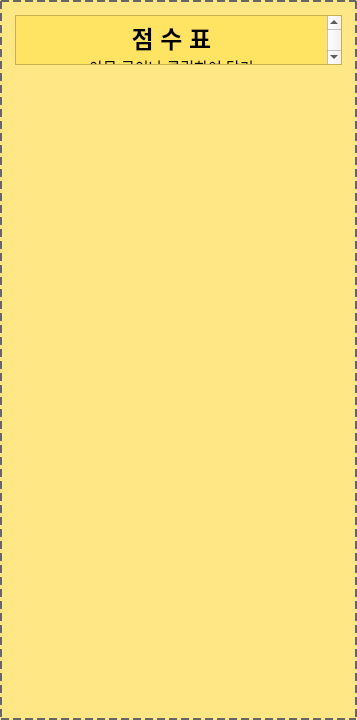
<?xml version="1.0" encoding="UTF-8"?>
<ui version="4.0">
 <class>Dialog_scoreboard</class>
 <widget class="QDialog" name="Dialog_scoreboard">
  <property name="geometry">
   <rect>
    <x>0</x>
    <y>0</y>
    <width>357</width>
    <height>720</height>
   </rect>
  </property>
  <property name="windowTitle">
   <string>Dialog</string>
  </property>
  <property name="styleSheet">
   <string notr="true">#Dialog_scoreboard{background-color: rgb(255, 231, 134);
border: 2px dashed rgb(102, 102, 102);}</string>
  </property>
  <layout class="QHBoxLayout" name="horizontalLayout">
   <property name="spacing">
    <number>0</number>
   </property>
   <property name="leftMargin">
    <number>5</number>
   </property>
   <property name="topMargin">
    <number>5</number>
   </property>
   <property name="rightMargin">
    <number>5</number>
   </property>
   <property name="bottomMargin">
    <number>5</number>
   </property>
   <item>
    <layout class="QVBoxLayout" name="verticalLayout">
     <property name="spacing">
      <number>0</number>
     </property>
     <property name="leftMargin">
      <number>10</number>
     </property>
     <property name="topMargin">
      <number>10</number>
     </property>
     <property name="rightMargin">
      <number>10</number>
     </property>
     <property name="bottomMargin">
      <number>10</number>
     </property>
     <item>
      <widget class="QTextBrowser" name="textBrowser">
       <property name="maximumSize">
        <size>
         <width>16777215</width>
         <height>50</height>
        </size>
       </property>
       <property name="styleSheet">
        <string notr="true">background-color: rgb(255, 228, 99);</string>
       </property>
       <property name="html">
        <string>&lt;!DOCTYPE HTML PUBLIC &quot;-//W3C//DTD HTML 4.0//EN&quot; &quot;http://www.w3.org/TR/REC-html40/strict.dtd&quot;&gt;
&lt;html&gt;&lt;head&gt;&lt;meta name=&quot;qrichtext&quot; content=&quot;1&quot; /&gt;&lt;style type=&quot;text/css&quot;&gt;
p, li { white-space: pre-wrap; }
&lt;/style&gt;&lt;/head&gt;&lt;body style=&quot; font-family:'.AppleSystemUIFont'; font-size:13pt; font-weight:400; font-style:normal;&quot;&gt;
&lt;p align=&quot;center&quot; style=&quot; margin-top:0px; margin-bottom:0px; margin-left:0px; margin-right:0px; -qt-block-indent:0; text-indent:0px;&quot;&gt;&lt;span style=&quot; font-size:18pt; font-weight:600;&quot;&gt;점 수 표&lt;/span&gt;&lt;/p&gt;
&lt;p align=&quot;center&quot; style=&quot; margin-top:0px; margin-bottom:0px; margin-left:0px; margin-right:0px; -qt-block-indent:0; text-indent:0px;&quot;&gt;&lt;span style=&quot; font-size:11pt;&quot;&gt;아무 곳이나 클릭하여 닫기&lt;/span&gt;&lt;/p&gt;&lt;/body&gt;&lt;/html&gt;</string>
       </property>
      </widget>
     </item>
     <item>
      <widget class="QLabel" name="scoreboard">
       <property name="sizePolicy">
        <sizepolicy hsizetype="Minimum" vsizetype="Minimum">
         <horstretch>0</horstretch>
         <verstretch>0</verstretch>
        </sizepolicy>
       </property>
       <property name="minimumSize">
        <size>
         <width>261</width>
         <height>612</height>
        </size>
       </property>
       <property name="sizeIncrement">
        <size>
         <width>1</width>
         <height>1</height>
        </size>
       </property>
       <property name="baseSize">
        <size>
         <width>1</width>
         <height>1</height>
        </size>
       </property>
       <property name="styleSheet">
        <string notr="true">#scoreboard{
    background-image: url(:/newPrefix/images/scoreboard.png);
    background-repeat: no-repeat;
    background-position: center;
    background-size: contain; /* 또는 cover */
}</string>
       </property>
       <property name="text">
        <string/>
       </property>
      </widget>
     </item>
    </layout>
   </item>
  </layout>
 </widget>
 <resources>
  <include location="../MyQRC.qrc"/>
 </resources>
 <connections/>
</ui>
